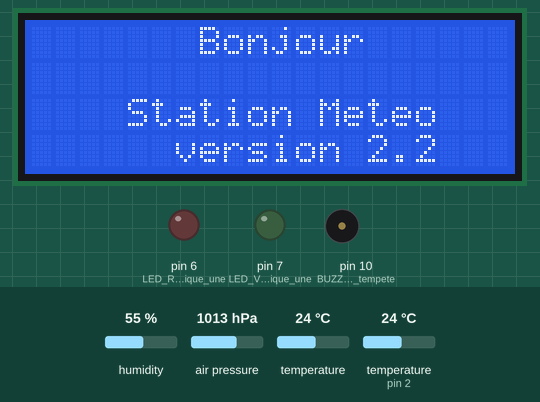
Bench run of a sketch on a simulated Arduino Uno, built with avr-gcc and run on an emulated ATmega328P. Parts: 20×4 character LCD, output pins drawn as LEDs (lit = HIGH), buzzer (waves = sounding, pin HIGH). The inputs (shaded band) are chosen by the test bench; at power-on: humidity 55 %, air pressure 1013 hPa, temperature 24 °C, temperature (sensor on pin 2) 24 °C. What the sketch prints to the serial monitor is not drawn.

Above: at 0.1 s.
At 3.2 s:
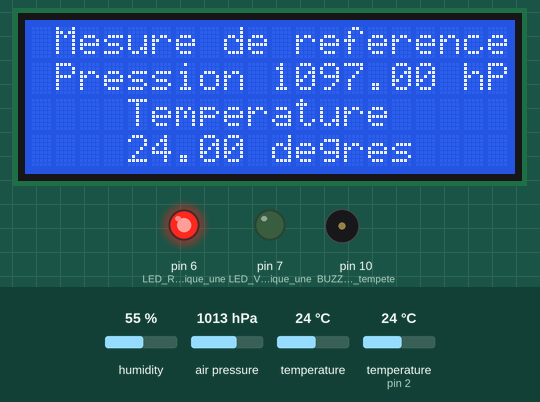
3.3 s: humidity set to 22 %
At 6.9 s:
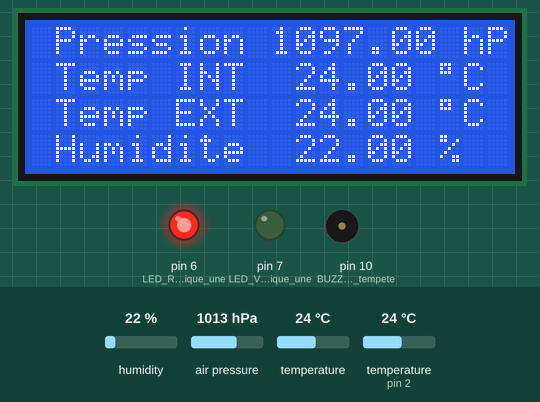
Timing chart, 0 to 8.4 s (numbered marks = the images above; inputs shaded):
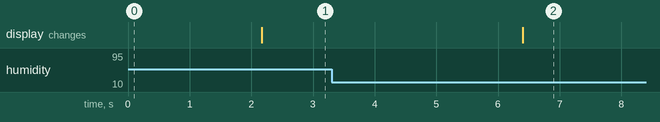

The sketch:

meteo_.ino
```cpp
// station meteo version 2.2
// inclus l'utilisation de capteur dht 22
// Connect  BMP sensor en 3.3V (pas 5.0V!)
// Connect GND sur Ground


// initialisation des librairies
#include <Adafruit_Sensor.h>
#include <DHT.h>
#include <DHT_U.h>
#include <LiquidCrystal_I2C.h>
#include <Wire.h>
#include <Adafruit_BMP085.h>

#define DHTPIN            2  // capteur dht22 sur pin 2

// definir le type de capteur que vous utilisé:

//#define DHTTYPE           DHT11     // DHT 11
#define DHTTYPE           DHT22     // DHT 22 (AM2302)
//#define DHTTYPE           DHT21     // DHT 21 (AM2301)

//DHT_Unified dht(DHTPIN, DHTTYPE);
DHT dht(DHTPIN, DHTTYPE);

uint32_t delayMS;


LiquidCrystal_I2C lcd(0x3F, 20, 4); // adresse du lcd

Adafruit_BMP085 bmp;

int cor = 8400;                    // variable de correction altimetrique MOI JE DOIS RAJOUTER 8400 POUR RAMENER MA PRESSION AU NIVEAU DE LA MER car je suis à 1360 m d'altitude

void setup() {

  lcd.init();                      // initialize le lcd
  lcd.clear();                     // effece la LCD
  lcd.backlight();                 // Allume le retro éclairage du lcd

  //affichage du message de bien venue
  lcd.setCursor(7, 0);
  lcd.print("Bonjour");
  lcd.setCursor(4, 2);
  lcd.print("Station Meteo");
  lcd.setCursor(5, 3);
  lcd.print(" version 2.2");
  delay(2000);

  Serial.begin(9600);
  Serial.println("Station Météo version 2.2");

  if (!bmp.begin()) {

    Serial.println("BPM085 Sensor erreur");
    lcd.clear();
    lcd.setCursor(0, 0);
    lcd.print("BPM085 Sensor erreur");
    //delay(4000);

    while (1) {}

  }

dht.begin();
Serial.println("DHTxx Unified Sensor Example");


pinMode(6, OUTPUT);// LED ROUGE qui indique une tendance à la baisse

digitalWrite(7, LOW);

pinMode(7, OUTPUT); // LED VERTE qui indique une tendance à la hausse

digitalWrite(6, HIGH);

pinMode(10, OUTPUT); // BUZZER ALARME tempete

digitalWrite(10, LOW);

}

void loop() {


  float x = (bmp.readPressure()); // donne une pression brute sans correction d'altitude

  float pression = (( x + cor) / 100); // MOI JE DOIS RAJOUTER 6200 POUR RAMENER MA PRESSION AU NIVEAU DE LA MER car je suis à 550 m d'altitude


  lcd.clear();

  lcd.setCursor(1, 0);

  lcd.print("Mesure de reference");

  lcd.setCursor(1, 1);

  lcd.print( "Pression " );

  lcd.print( pression );

  lcd.print(" hP");

  lcd.setCursor(4, 2);

  lcd.print( "Temperature" );

  lcd.setCursor(4, 3);


  lcd.print(bmp.readTemperature());

  lcd.print(" degres");

  delay(4000);

  const float ref = (pression); // cette valeur ref me servira ensuite pour test d'alarme

  Serial.print("Messure de reference = ");

  Serial.print(ref);

  Serial.println(" Hectopascal");

  Serial.println("Début des 60 mesures");

  for (byte b = 0; b <= 29; b++) // boucle de 30 mesures pour ensuite test alarme à issue des 30 mesures    1 mesure par minute

  {

    delay(delayMS);

    float z = (bmp.readPressure());

    float mesure = (( z + cor ) / 100 );

    Serial.print(" Pression Atmospherique: ");

    Serial.print(mesure);

    Serial.print(" Hectopascal     ");

    Serial.print(" Température Interieure: ");

    Serial.print(bmp.readTemperature());

    Serial.println(" °C");

    Serial.print("Humidité: ");

    Serial.print(dht.readHumidity());

    Serial.print("%    ");

    Serial.print(" Temperature Exterieure: ");

    Serial.print(dht.readTemperature());

    Serial.println(" *C");


    lcd.clear();

    lcd.setCursor(1, 0);

    lcd.print("Pression ");

    lcd.setCursor(10, 0);

    lcd.print( mesure);

    lcd.print(" hP");

    lcd.setCursor(1, 1);

    lcd.print("Temp INT ");

    lcd.setCursor(11, 1);

    lcd.print(bmp.readTemperature());

    lcd.print(" ");

    lcd.print((char)223);

    lcd.print("C");

    lcd.setCursor(1, 2);

    lcd.print("Temp EXT ");

    lcd.setCursor(11, 2);

    lcd.print(dht.readTemperature());

    lcd.print(" ");

    lcd.print((char)223);

    lcd.print("C");

    lcd.setCursor(1, 3);

    lcd.print("Humidite  ");

    lcd.print(dht.readHumidity());

    lcd.print(" ");

    lcd.print((char)37);


    delay(60000); // pour avoir une mesure de pression par minute

  }

  float z = (bmp.readPressure());

  float mesure = (( z + cor ) / 100 ); // mesure de pression qui va etre comparee à celle de reference pour test alarme

  Serial.print("reference etait ");

  Serial.println(ref);

  Serial.print("mesure pour test alerte  ");

  Serial.println(mesure );


  if ( mesure > ref ) // pour piloter leds en fonction tendance pression à la hausse ou baisse

  {

    digitalWrite(7, LOW);

    digitalWrite(6, HIGH);

  }

  else

  {

    digitalWrite(7, HIGH);

    digitalWrite(6, LOW);

  }


  if (( mesure < 1010 ) && ( ref - mesure ) >= 2 ) // 2 tests pour activer alarme tempete  on peut changer les 2 valeurs de seuil d'alarme que j'ai fixe inférieur a 1010 en pression et a au moins plus 2 en variation en 30mn  *** si alarme sonne trop facilement mettre 3 ou 4

  {


    for (byte a = 0; a <= 20; a++) // boucle de sonnerie buzzer

    {

      digitalWrite(10, HIGH);

      digitalWrite(7, HIGH);

      delay(500);

      digitalWrite(10, LOW);

      digitalWrite(7, LOW);

      delay(500);

    }

    digitalWrite(6, HIGH);

  }

}
```

Measured:
- after the input at 3.3 s, the display: changes after 3.1 s (image 2)
